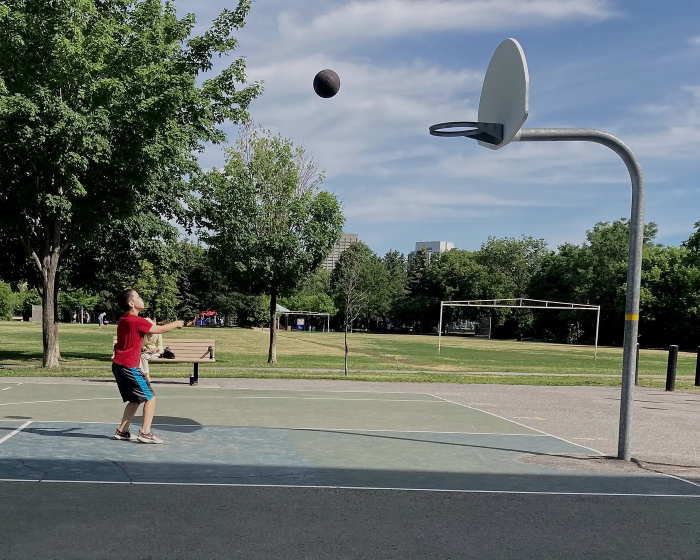
#> input picture assets/img/academias/basquet-tiro.webp, 1400 x 1119 px, found by its file name (shown at 1/2 size)
$ python -i generar_videos.py   (imports and definitions only)
#> lines starting #> are read from the running program, lines starting #| are printed output that depends on the picture
"""Genera los videos del sitio a partir de las fotos del proyecto (efecto Ken Burns).

Son clips originales: cada foto se acerca y se desplaza lentamente y se funde con la siguiente.
Requiere: python -m pip install imageio-ffmpeg
Uso: python -I tools/media/generar_videos.py  ->  assets/video/*.mp4, *.webm y pósteres
"""
import subprocess
from pathlib import Path

import imageio_ffmpeg
from PIL import Image

RAIZ = Path(__file__).resolve().parents[2]
# [1 line that did not run here, left out]
VIDEO = RAIZ / "assets" / "video"
FPS = 30

CLIPS = {
    "basquet": ["assets/img/galeria/g-basquet-2.webp", "assets/img/academias/basquet-tiro.webp", "assets/img/galeria/g-basquet-1.webp"],
    "piscina": ["assets/img/academias/natacion-carriles.webp", "assets/img/galeria/g-natacion.webp", "assets/img/academias/natacion-nado.webp"],
}
SEG = 4  # segundos por foto


def preparar(origen, destino):
    """Recorta a 16:9 y escala a 1920x1080 (zoompan necesita margen para acercar)."""
#> called with destino = 'out.png'
    img = Image.open(RAIZ / origen).convert("RGB")
#> img is the input picture: PIL image 1400x1119 RGB; mean R, G, B 104.1, 112.3, 109
    w, h = img.size
#> w = 1400; h = 1119
    objetivo = 16 / 9
    if w / h > objetivo:
        nw = int(h * objetivo)
        img = img.crop(((w - nw) // 2, 0, (w - nw) // 2 + nw, h))
    else:
        nh = int(w / objetivo)
#> nh = 787
        img = img.crop((0, (h - nh) // 2, w, (h - nh) // 2 + nh))
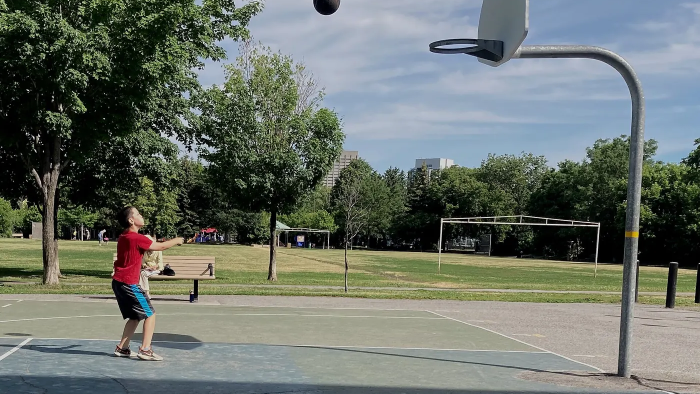
#> img: PIL image 1400x787 RGB (shown at 1/2 size); mean R, G, B 107.3, 114.3, 106.6
    img.resize((1920, 1080), Image.LANCZOS).save(destino, quality=92)
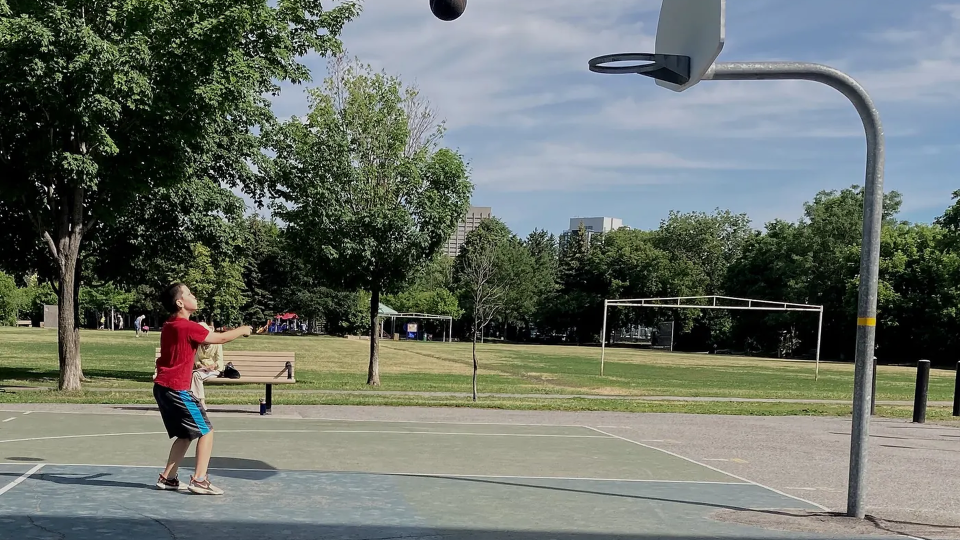
#> saved as out.png: PIL image 1920x1080 RGB (shown at 1/2 size); mean R, G, B 107.4, 114.3, 106.8


def main():
    tmp = RAIZ / "tools" / "media" / "tmp"
    tmp.mkdir(parents=True, exist_ok=True)
    for nombre, fotos in CLIPS.items():
        entradas, filtros = [], []
        for i, foto in enumerate(fotos):
            jpg = tmp / f"{nombre}-{i}.jpg"
            preparar(foto, jpg)
            entradas += ["-i", str(jpg)]
            # zoom lento del 100 % al 112 %, desplazándose hacia la derecha o la izquierda
            x = "iw/2-(iw/zoom/2)+on*0.6" if i % 2 == 0 else "iw/2-(iw/zoom/2)-on*0.6"
            filtros.append(
                f"[{i}:v]zoompan=z='min(zoom+0.0009,1.12)':x='{x}':y='ih/2-(ih/zoom/2)':d={SEG * FPS}:s=1280x720:fps={FPS},"
                f"setsar=1,fade=t=in:st=0:d=0.6,fade=t=out:st={SEG - 0.6}:d=0.6[v{i}]"
            )
        # se unen los clips (cada uno ya tiene fundido de entrada y salida)
        filtros.append("".join(f"[v{i}]" for i in range(len(fotos))) + f"concat=n={len(fotos)}:v=1:a=0,format=yuv420p[out]")
        filtro = ";".join(filtros)
        comun = [FFMPEG, "-y", "-loglevel", "error", *entradas, "-filter_complex", filtro, "-map", "[out]"]
        subprocess.run([*comun, "-c:v", "libx264", "-preset", "slow", "-crf", "26", "-movflags", "+faststart", str(VIDEO / f"{nombre}.mp4")], check=True)
        subprocess.run([*comun, "-c:v", "libvpx-vp9", "-b:v", "0", "-crf", "38", "-row-mt", "1", str(VIDEO / f"{nombre}.webm")], check=True)
        Image.open(tmp / f"{nombre}-0.jpg").resize((1280, 720)).save(VIDEO / f"{nombre}-poster.webp", "WEBP", quality=78)
        print("Video:", nombre, round((VIDEO / f"{nombre}.mp4").stat().st_size / 1024), "KB mp4,", round((VIDEO / f"{nombre}.webm").stat().st_size / 1024), "KB webm")


# [2 lines not run here, left out]

>>> result = preparar('../../assets/img/academias/basquet-tiro.webp', 'out.png')

$ run again, on assets/img/academias/aerobicos-clase.webp
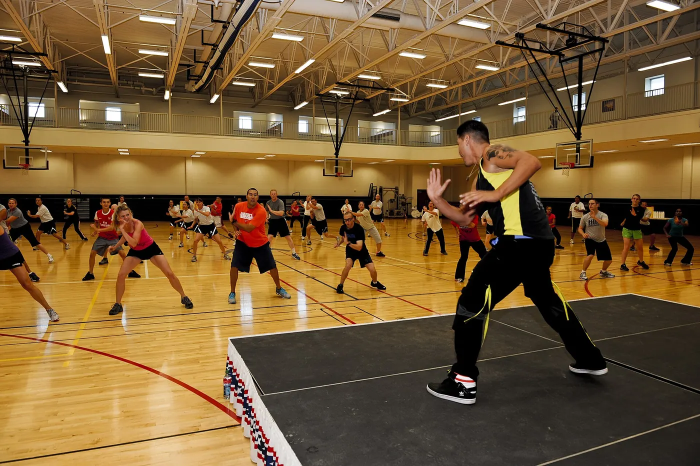
#> input picture assets/img/academias/aerobicos-clase.webp, 1400 x 932 px, found by its file name (shown at 1/2 size)
#> in preparar, img is the input picture: PIL image 1400x932 RGB; mean R, G, B 119.4, 91.8, 53.2
#> in preparar, `img = img.crop((0, (h - nh) // 2, w, (h - nh) // 2 + nh))`:
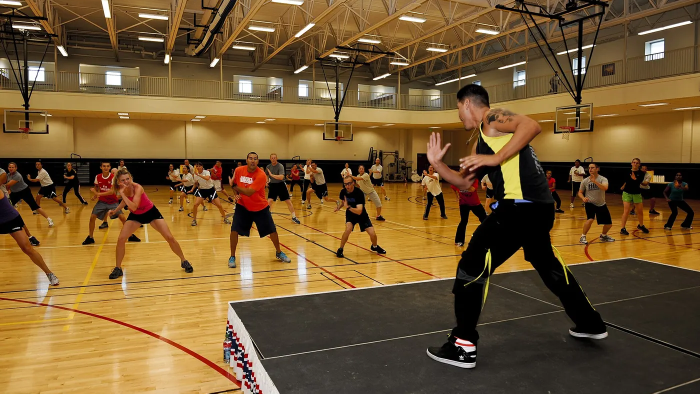
#> img: PIL image 1400x787 RGB (shown at 1/2 size); mean R, G, B 117.6, 89.2, 49
#> in preparar, `img.resize((1920, 1080), Image.LANCZOS).save(destino, quality=92)`:
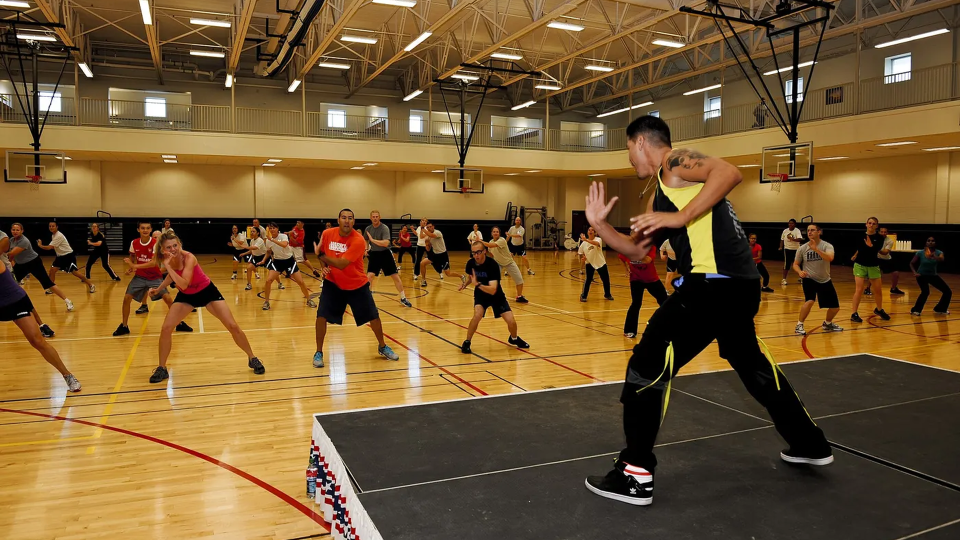
#> saved as out.png: PIL image 1920x1080 RGB (shown at 1/2 size); mean R, G, B 117.6, 89.2, 49.1

$ run again, on assets/img/academias/aerobicos-step.webp
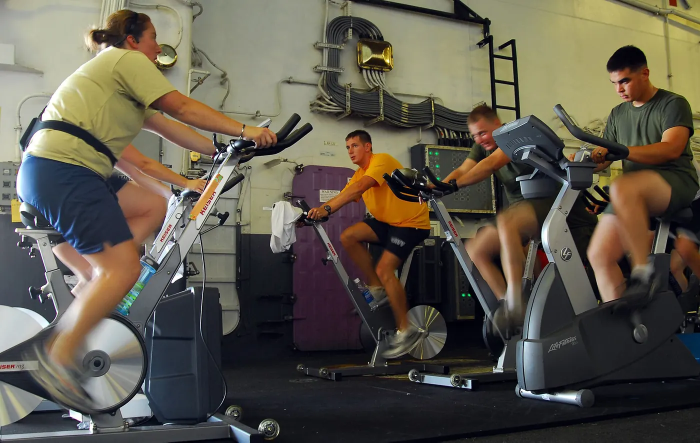
#> input picture assets/img/academias/aerobicos-step.webp, 1400 x 885 px, found by its file name (shown at 1/2 size)
#> in preparar, img is the input picture: PIL image 1400x885 RGB; mean R, G, B 94.4, 88.8, 76.3
#> in preparar, `img = img.crop((0, (h - nh) // 2, w, (h - nh) // 2 + nh))`:
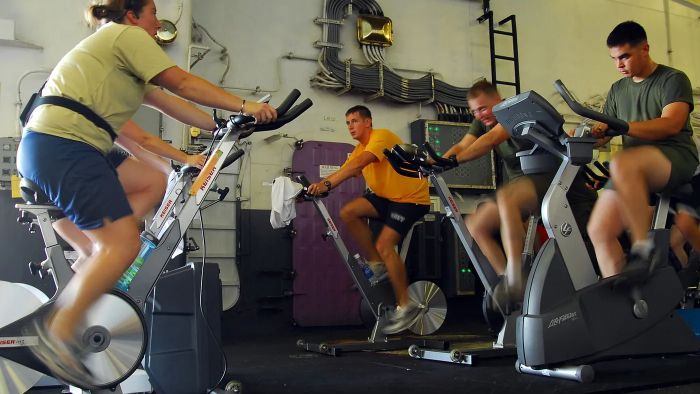
#> img: PIL image 1400x787 RGB (shown at 1/2 size); mean R, G, B 94.9, 88.5, 75.9
#> in preparar, `img.resize((1920, 1080), Image.LANCZOS).save(destino, quality=92)`:
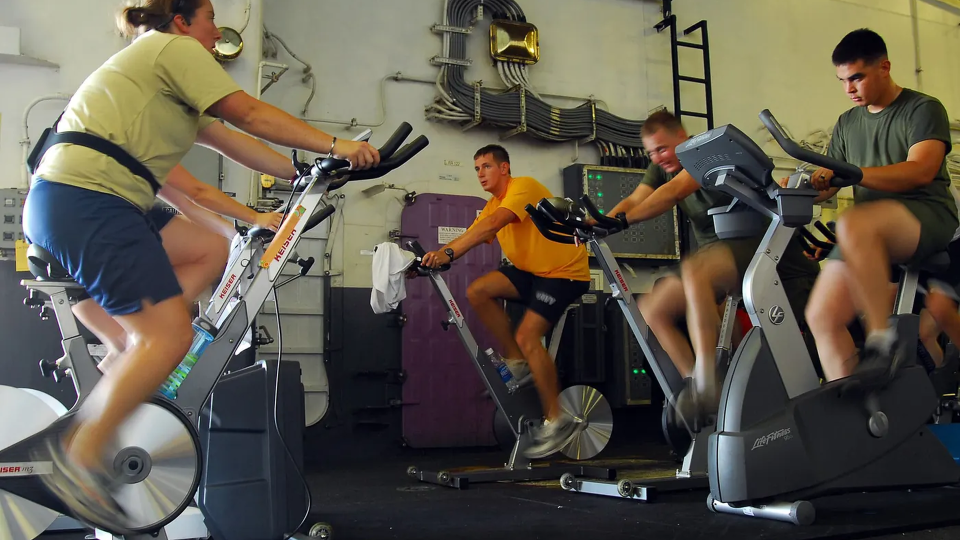
#> saved as out.png: PIL image 1920x1080 RGB (shown at 1/2 size); mean R, G, B 94.9, 88.5, 75.9

$ run again, on assets/img/academias/basquet-cancha.webp
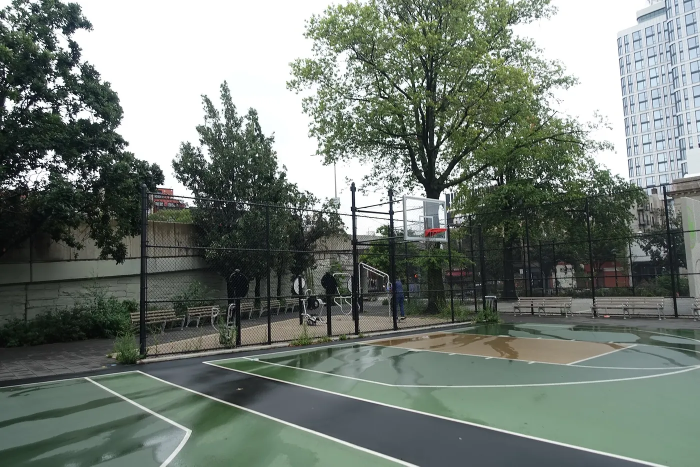
#> input picture assets/img/academias/basquet-cancha.webp, 1400 x 933 px, found by its file name (shown at 1/2 size)
#> in preparar, img is the input picture: PIL image 1400x933 RGB; mean R, G, B 115.5, 124.7, 117.4
#> in preparar, `img = img.crop((0, (h - nh) // 2, w, (h - nh) // 2 + nh))`:
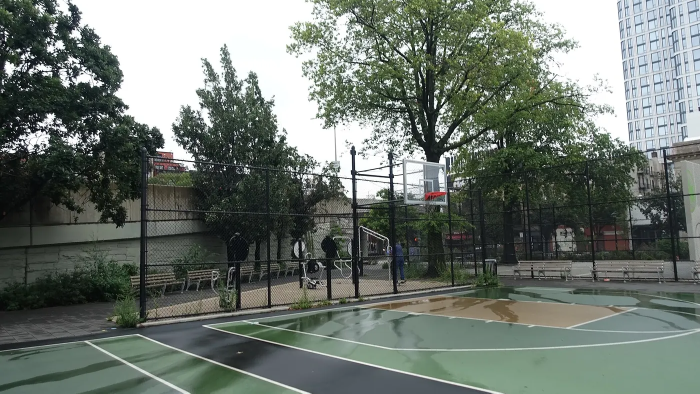
#> img: PIL image 1400x787 RGB (shown at 1/2 size); mean R, G, B 109.6, 118.1, 110.9
#> in preparar, `img.resize((1920, 1080), Image.LANCZOS).save(destino, quality=92)`:
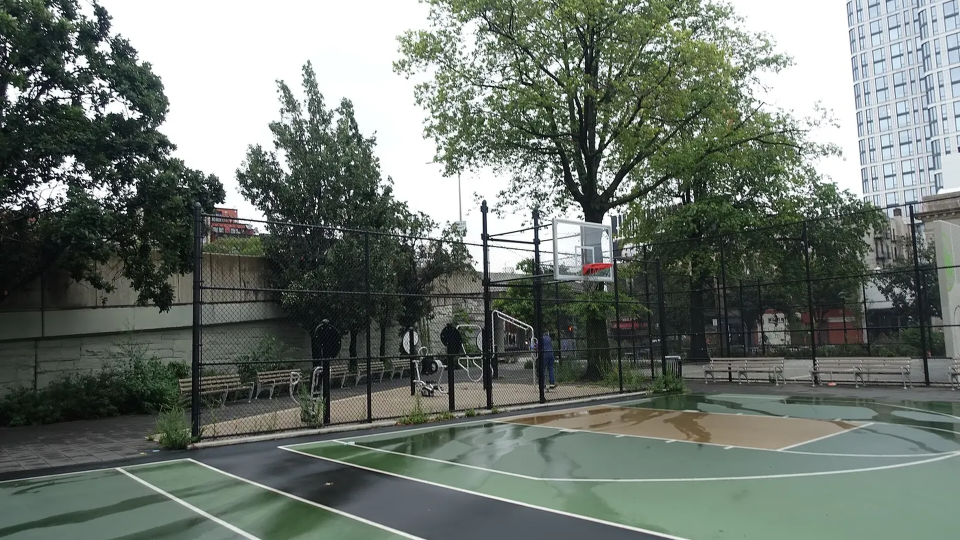
#> saved as out.png: PIL image 1920x1080 RGB (shown at 1/2 size); mean R, G, B 109.5, 118, 110.9
